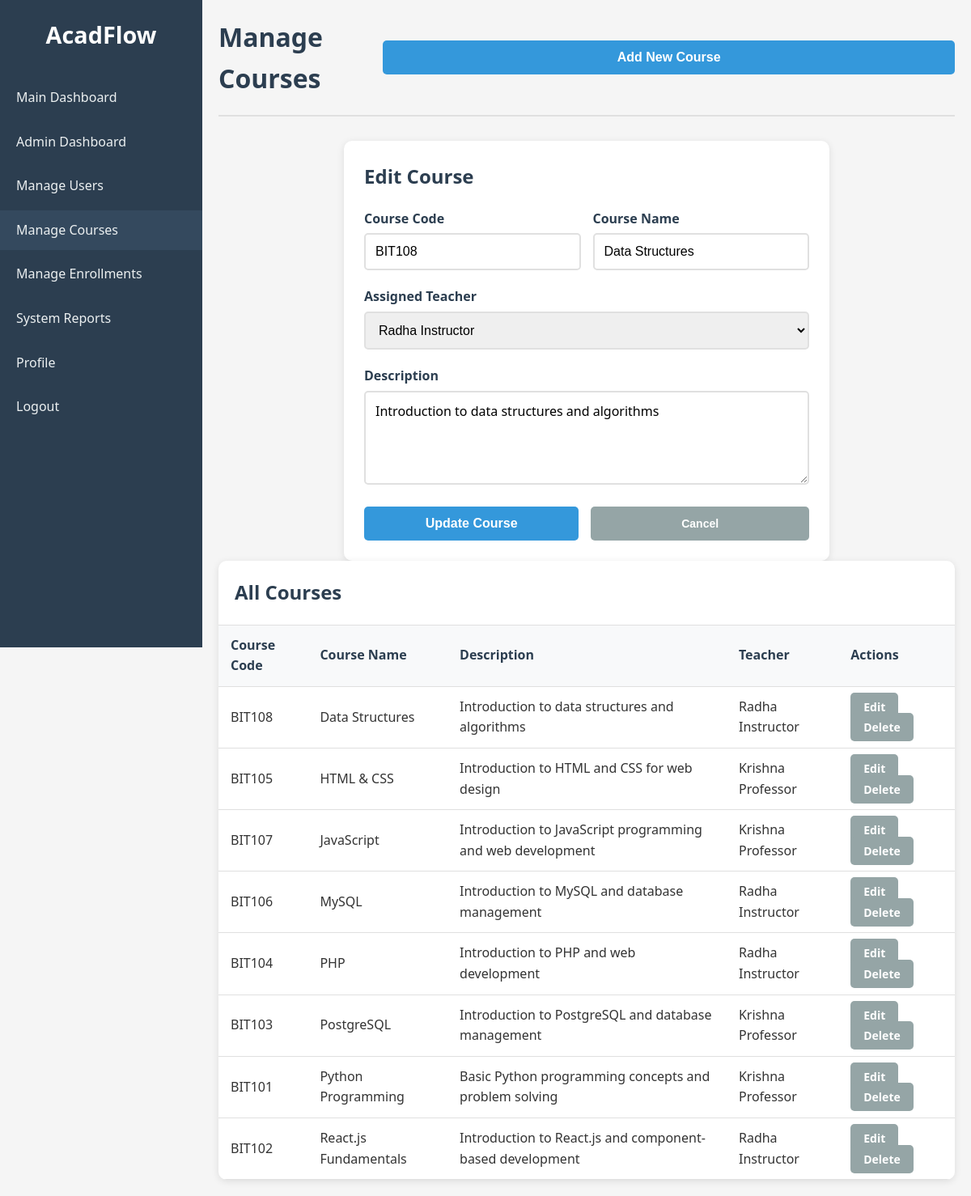
Screenshot of /admin/courses.php?edit=8 (signed in) with the database file from the repository.
### tables this page shows
CREATE TABLE courses (
    id INT AUTO_INCREMENT PRIMARY KEY,
    course_code VARCHAR(20) UNIQUE NOT NULL,
    course_name VARCHAR(100) NOT NULL,
    description TEXT,
    teacher_id INT,
    created_at TIMESTAMP DEFAULT CURRENT_TIMESTAMP,
    FOREIGN KEY (teacher_id) REFERENCES users(id) ON DELETE SET NULL
);

CREATE TABLE users (
    id INT AUTO_INCREMENT PRIMARY KEY,
    first_name VARCHAR(50) NOT NULL,
    last_name VARCHAR(50) NOT NULL,
    email VARCHAR(100) UNIQUE NOT NULL,
    password VARCHAR(255) NOT NULL,
    role ENUM('admin', 'teacher', 'student') NOT NULL,
    profile_photo VARCHAR(255) DEFAULT NULL,
    created_at TIMESTAMP DEFAULT CURRENT_TIMESTAMP,
    updated_at TIMESTAMP DEFAULT CURRENT_TIMESTAMP ON UPDATE CURRENT_TIMESTAMP
);

### admin/courses.php (the view, shortened to what this page needs)
<?php
require_once '../config/database.php';
$edit_course = null;
if (isset($_GET['edit']) && is_numeric($_GET['edit'])) {
    $edit_id = $_GET['edit'];
    $sql = "SELECT id, course_code, course_name, description, teacher_id FROM courses WHERE id = ?";
    $stmt = $conn->prepare($sql);
    $stmt->bind_param("i", $edit_id);
    $stmt->execute();
    $result = $stmt->get_result();
    $edit_course = $result->fetch_assoc();
}
$teachers_sql = "SELECT id, first_name, last_name FROM users WHERE role = 'teacher' ORDER BY last_name, first_name";
$teachers_result = $conn->query($teachers_sql);
$teachers = $teachers_result->fetch_all(MYSQLI_ASSOC);
$sql = "SELECT c.*, u.first_name, u.last_name
        FROM courses c
        LEFT JOIN users u ON c.teacher_id = u.id
        ORDER BY c.course_name";
$result = $conn->query($sql);
$courses = $result->fetch_all(MYSQLI_ASSOC);
?>
<!DOCTYPE html>
<html lang="en">
<head>
    <link rel="stylesheet" href="../assets/css/style.css">
</head>
<body>
    <div class="dashboard-container">
        <aside class="sidebar">
            <div class="sidebar-header">
                <h2>AcadFlow</h2>
            </div>
            <nav class="sidebar-nav">
                <ul>
                    <li><a href="../dashboard.php">Main Dashboard</a></li>
                    <li><a href="index.php">Admin Dashboard</a></li>
                    <li><a href="users.php">Manage Users</a></li>
                    <li><a href="courses.php" class="active">Manage Courses</a></li>
                    <li><a href="enrollments.php">Manage Enrollments</a></li>
                    <li><a href="reports.php">System Reports</a></li>
                    <li><a href="../profile.php">Profile</a></li>
                    <li><a href="../logout.php">Logout</a></li>
                </ul>
            </nav>
        </aside>
        <main class="main-content">
            <header class="main-header">
                <h1>Manage Courses</h1>
                <button class="btn btn-primary" onclick="showAddForm()">Add New Course</button>
            </header>
            <div class="form-container" id="courseForm" style="display: <?php echo $edit_course ? 'block' : 'none'; ?>;">
                <h2><?php echo $edit_course ? 'Edit Course' : 'Add New Course'; ?></h2>
                <form method="POST" action="">
                    <div class="form-row">
                        <div class="form-group">
                            <label for="course_code">Course Code</label>
                            <input type="text" id="course_code" name="course_code" value="<?php echo $edit_course ? htmlspecialchars($edit_course['course_code']) : ''; ?>" required>
                        </div>
                        <div class="form-group">
                            <label for="course_name">Course Name</label>
                            <input type="text" id="course_name" name="course_name" value="<?php echo $edit_course ? htmlspecialchars($edit_course['course_name']) : ''; ?>" required>
                        </div>
                    </div>
                    <div class="form-group">
                        <label for="teacher_id">Assigned Teacher</label>
                        <select id="teacher_id" name="teacher_id">
                            <?php foreach ($teachers as $teacher): ?>
                                <option value="<?php echo $teacher['id']; ?>" <?php echo ($edit_course && $edit_course['teacher_id'] == $teacher['id']) ? 'selected' : ''; ?>>
                                    <?php echo htmlspecialchars($teacher['first_name'] . ' ' . $teacher['last_name']); ?>
                                </option>
                            <?php endforeach; ?>
                        </select>
                    </div>
                    <div class="form-group">
                        <label for="description">Description</label>
                        <textarea id="description" name="description" rows="4"><?php echo $edit_course ? htmlspecialchars($edit_course['description']) : ''; ?></textarea>
                    </div>
                    <div class="form-row">
                        <button type="submit" class="btn btn-primary"><?php echo $edit_course ? 'Update Course' : 'Add Course'; ?></button>
                        <button type="button" class="btn btn-secondary" onclick="hideForm()">Cancel</button>
                    </div>
                </form>
            </div>
            <div class="table-container">
                <div class="table-header">
                    <h2>All Courses</h2>
                </div>
                <table>
                    <thead>
                        <tr>
                            <th>Course Code</th>
                            <th>Course Name</th>
                            <th>Description</th>
                            <th>Teacher</th>
                            <th>Actions</th>
                        </tr>
                    </thead>
                    <tbody>
                        <?php foreach ($courses as $course): ?>
                            <tr>
                                <td><?php echo htmlspecialchars($course['course_code']); ?></td>
                                <td><?php echo htmlspecialchars($course['course_name']); ?></td>
                                <td><?php echo htmlspecialchars($course['description'] ?: '-'); ?></td>
                                <td><?php echo $course['first_name'] ? htmlspecialchars($course['first_name'] . ' ' . $course['last_name']) : 'Not Assigned'; ?></td>
                                <td>
                                    <a href="?edit=<?php echo $course['id']; ?>" class="btn btn-secondary">Edit</a>
                                    <a href="?delete=<?php echo $course['id']; ?>" class="btn btn-secondary" onclick="return confirm('Are you sure you want to delete this course?')">Delete</a>
                                </td>
                            </tr>
                        <?php endforeach; ?>
                    </tbody>
                </table>
            </div>
        </main>
    </div>
</body>
</html>

### assets/css/style.css (style rules this page uses)
* { margin: 0; padding: 0; box-sizing: border-box; }
body { font-family: 'Segoe UI', Tahoma, Geneva, Verdana, sans-serif; line-height: 1.6; color: #333; background-color: #f5f5f5; }
.form-group { margin-bottom: 20px; }
.form-row { display: flex; gap: 15px; }
.form-row .form-group { flex: 1; }
label { display: block; margin-bottom: 5px; font-weight: 600; color: #2c3e50; }
input, select { width: 100%; padding: 12px; border: 2px solid #e0e0e0; border-radius: 5px; font-size: 16px; transition: border-color 0.3s ease; }
.btn { width: 100%; padding: 12px; border: none; border-radius: 5px; font-size: 16px; font-weight: 600; cursor: pointer; transition: background-color 0.3s ease; }
.btn-primary { background-color: #3498db; color: white; }
.dashboard-container { display: flex; min-height: 100vh; }
.sidebar { width: 250px; background-color: #2c3e50; color: white; padding: 20px 0; position: fixed; height: 100vh; overflow-y: auto; }
.sidebar-header h2 { text-align: center; margin-bottom: 30px; font-size: 1.8rem; }
.sidebar-nav ul { list-style: none; }
.sidebar-nav li { margin-bottom: 5px; }
.sidebar-nav a { display: block; padding: 12px 20px; color: #ecf0f1; text-decoration: none; transition: background-color 0.3s ease; }
.sidebar-nav a:hover, .sidebar-nav a.active { background-color: #34495e; }
.main-content { flex: 1; margin-left: 250px; padding: 20px; }
.main-header { display: flex; justify-content: space-between; align-items: center; margin-bottom: 30px; padding-bottom: 20px; border-bottom: 2px solid #e0e0e0; }
.main-header h1 { color: #2c3e50; font-size: 2rem; }
.table-container { background: white; border-radius: 10px; box-shadow: 0 2px 10px rgba(0, 0, 0, 0.1); overflow: hidden; }
.table-header { padding: 20px; border-bottom: 1px solid #e0e0e0; display: flex; justify-content: space-between; align-items: center; }
.table-header h2 { color: #2c3e50; }
.btn-secondary { background-color: #95a5a6; color: white; padding: 8px 16px; border-radius: 5px; text-decoration: none; font-size: 14px; }
table { width: 100%; border-collapse: collapse; }
th, td { padding: 12px 15px; text-align: left; border-bottom: 1px solid #e0e0e0; }
th { background-color: #f8f9fa; font-weight: 600; color: #2c3e50; }
.form-container { background: white; padding: 25px; border-radius: 10px; box-shadow: 0 2px 10px rgba(0, 0, 0, 0.1); max-width: 600px; margin: 0 auto; }
.form-container h2 { margin-bottom: 20px; color: #2c3e50; }

### admin/courses.php (style rules this page uses)
textarea { width: 100%; padding: 12px; border: 2px solid #e0e0e0; border-radius: 5px; font-size: 16px; font-family: inherit; resize: vertical; }

### rows the page displays
courses: course_code "BIT108", course_name "Data Structures", teacher_id "Radha Instructor", description "Introduction to data structures and algorithms", teacher.last_name "Radha Instructor"
courses: course_code "BIT105", course_name "HTML & CSS", description "Introduction to HTML and CSS for web design", teacher.last_name "Krishna Professor"
courses: course_code "BIT107", course_name "JavaScript", description "Introduction to JavaScript programming and web development", teacher.last_name "Krishna Professor"
courses: course_code "BIT106", course_name "MySQL", description "Introduction to MySQL and database management", teacher.last_name "Radha Instructor"
courses: course_code "BIT104", course_name "PHP", description "Introduction to PHP and web development", teacher.last_name "Radha Instructor"
courses: course_code "BIT103", course_name "PostgreSQL", description "Introduction to PostgreSQL and database management", teacher.last_name "Krishna Professor"
courses: course_code "BIT101", course_name "Python Programming", description "Basic Python programming concepts and problem solving", teacher.last_name "Krishna Professor"
courses: course_code "BIT102", course_name "React.js Fundamentals", description "Introduction to React.js and component-based development", teacher.last_name "Radha Instructor"
